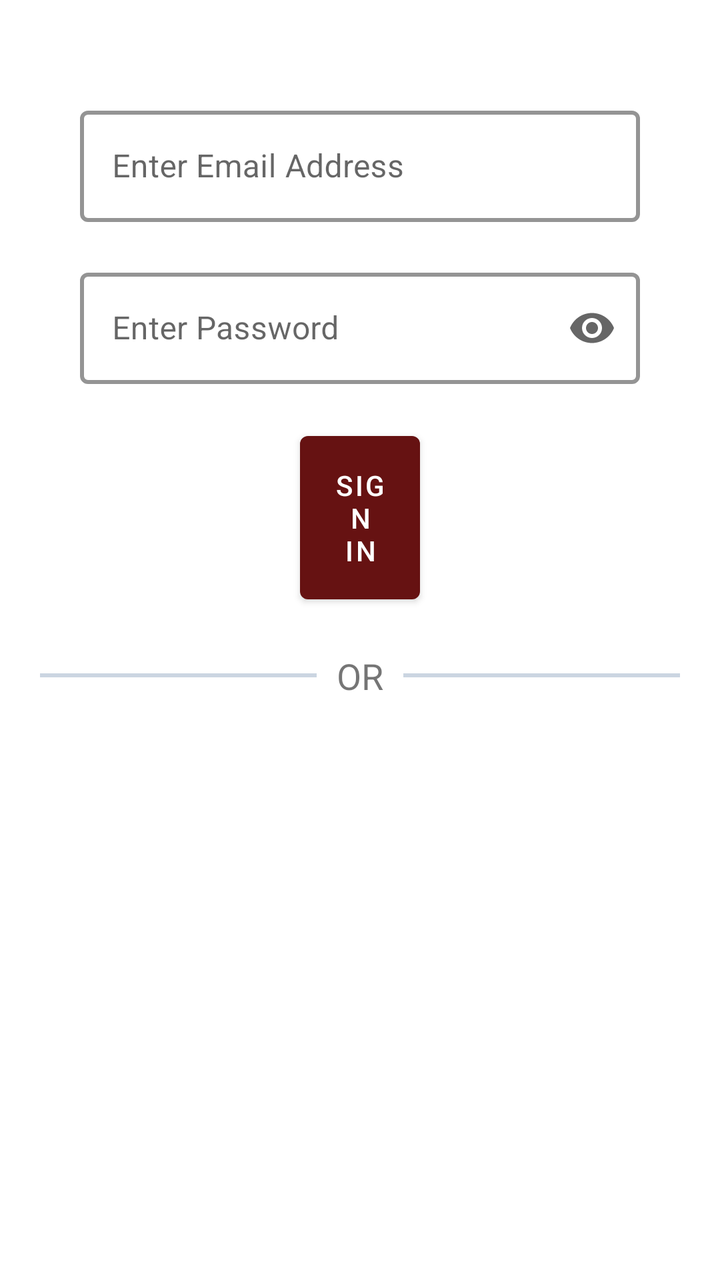
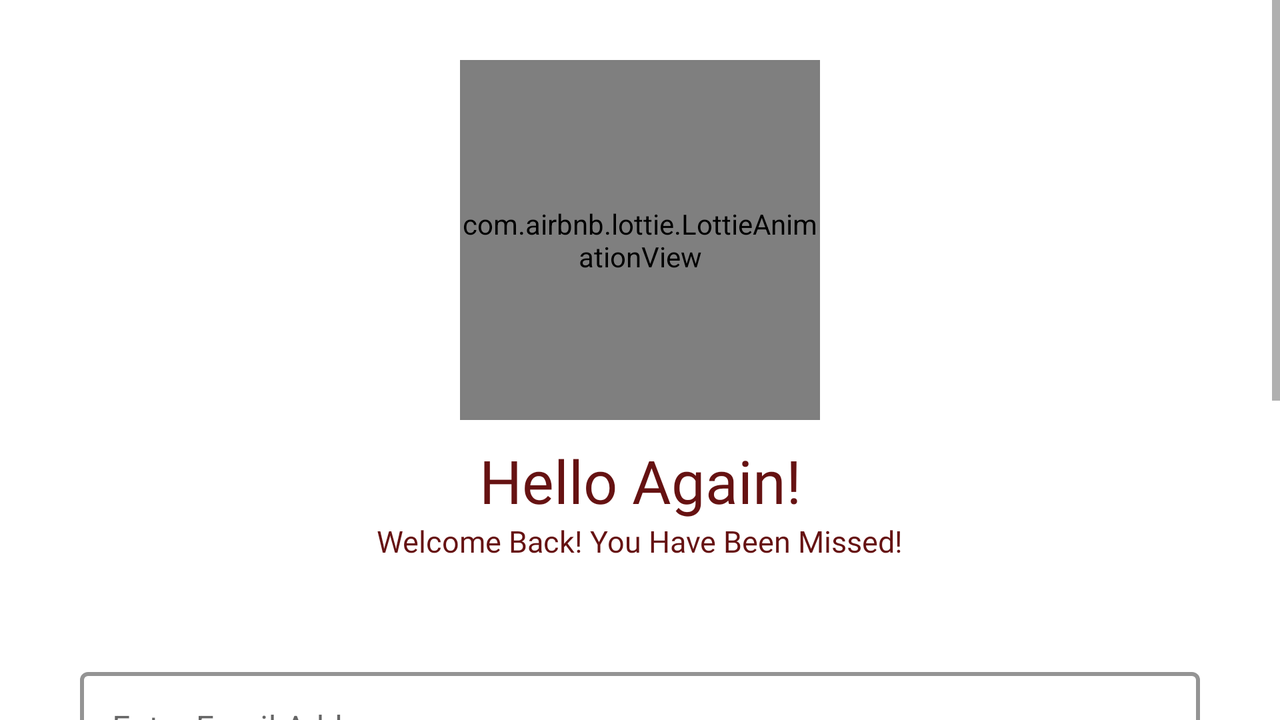

An Android layout and its configuration variant, each rendered on a device that would load it. The default file and the variant file are quoted in full after the pictures.
<!-- AndroidManifest.xml: application theme Theme.FinApt -->
<!-- res/layout/activity_sign_in.xml -->
<?xml version="1.0" encoding="utf-8"?>
<androidx.constraintlayout.widget.ConstraintLayout xmlns:android="http://schemas.android.com/apk/res/android"
    xmlns:app="http://schemas.android.com/apk/res-auto"
    xmlns:tools="http://schemas.android.com/tools"
    android:layout_width="match_parent"
    android:layout_height="match_parent"
    tools:context=".SignInActivity">

    <androidx.constraintlayout.widget.ConstraintLayout
        android:layout_width="match_parent"
        android:layout_height="match_parent"
        android:id="@+id/signInConstraintLayout"
        app:layout_constraintTop_toTopOf="parent"
        app:layout_constraintBottom_toBottomOf="parent"
        app:layout_constraintStart_toStartOf="parent"
        app:layout_constraintEnd_toEndOf="parent"
        >
        <com.google.android.material.textfield.TextInputLayout
            android:id="@+id/emailLayout"
            style="@style/Widget.MaterialComponents.TextInputLayout.OutlinedBox"
            android:hint="@string/enter_email_address"
            android:layout_width="match_parent"
            android:layout_height="wrap_content"
            app:layout_constraintTop_toTopOf="parent"
            app:layout_constraintLeft_toLeftOf="parent"
            app:layout_constraintRight_toRightOf="parent"
            android:layout_marginTop="50dp"
            android:layout_marginHorizontal="40dp"
            app:startIconDrawable="@drawable/ic_baseline_email_24"
            app:boxStrokeColor="@color/color_primary"
            app:boxStrokeWidth="2dp">
            <com.google.android.material.textfield.TextInputEditText
                android:id="@+id/email"
                android:layout_width="match_parent"
                android:layout_height="wrap_content"
                android:inputType="textEmailAddress"
                tools:ignore="InvalidId" />
        </com.google.android.material.textfield.TextInputLayout>

        <com.google.android.material.textfield.TextInputLayout
            android:id="@+id/passwordLayout"
            style="@style/Widget.MaterialComponents.TextInputLayout.OutlinedBox"
            android:hint="@string/enter_password"
            android:layout_width="match_parent"
            android:layout_height="wrap_content"
            app:layout_constraintTop_toBottomOf="@+id/emailLayout"
            app:layout_constraintLeft_toLeftOf="parent"
            app:layout_constraintRight_toRightOf="parent"
            android:layout_marginTop="20dp"
            app:boxStrokeColor="@color/color_primary"
            app:boxStrokeWidth="2dp"
            app:startIconDrawable="@drawable/ic_baseline_lock_24"
            app:endIconMode="password_toggle"
            android:layout_marginHorizontal="40dp">
            <com.google.android.material.textfield.TextInputEditText
                android:id="@+id/password"
                android:layout_width="match_parent"
                android:layout_height="wrap_content"
                android:inputType="textPassword"
                tools:ignore="InvalidId" />
        </com.google.android.material.textfield.TextInputLayout>

        <com.google.android.material.button.MaterialButton
            android:id="@+id/signInButton"
            android:layout_width="match_parent"
            android:layout_height="wrap_content"
            android:layout_marginTop="20dp"
            android:padding="15dp"
            app:layout_constraintTop_toBottomOf="@+id/passwordLayout"
            android:text="@string/sign_in"
            app:rippleColor="@color/white"
            app:layout_constraintLeft_toLeftOf="parent"
            app:layout_constraintRight_toRightOf="parent"
            android:layout_marginHorizontal="150dp"/>

        <LinearLayout
            android:layout_width="match_parent"
            android:layout_height="wrap_content"
            app:layout_constraintTop_toBottomOf="@+id/signInButton"
            app:layout_constraintStart_toStartOf="parent"
            app:layout_constraintEnd_toEndOf="parent"
            android:layout_marginHorizontal="20dp"
            android:layout_marginTop="20dp"
            android:gravity="center"
            >

            <View
                android:layout_height="2dp"
                android:layout_width="160dp"
                android:background="@color/slate_300"
                android:layout_marginEnd="10dp"
                />

            <com.google.android.material.textview.MaterialTextView
                android:layout_width="wrap_content"
                android:layout_height="wrap_content"
                android:text="@string/or"
                android:textSize="18sp"
                />

            <View
                android:layout_height="2dp"
                android:layout_width="160dp"
                android:layout_marginStart="10dp"
                android:background="@color/slate_300"
                />
        </LinearLayout>

    </androidx.constraintlayout.widget.ConstraintLayout>

    <com.airbnb.lottie.LottieAnimationView
        android:id="@+id/loadingAnimation"
        android:layout_width="wrap_content"
        android:layout_height="wrap_content"
        app:lottie_rawRes="@raw/loading"
        app:layout_constraintTop_toTopOf="parent"
        app:layout_constraintBottom_toBottomOf="parent"
        app:layout_constraintStart_toStartOf="parent"
        app:layout_constraintEnd_toEndOf="parent"
        android:visibility="gone"
        app:lottie_autoPlay="true"
        app:lottie_loop="true"
        />

</androidx.constraintlayout.widget.ConstraintLayout>
<!-- resources referenced by this layout -->
<resources>
  <color name="color_primary">#661212</color>
  <color name="slate_300">#cbd5e1</color>
  <color name="white">#FFFFFFFF</color>
  <string name="enter_email_address">Enter Email Address</string>
  <string name="enter_password">Enter Password</string>
  <string name="or">OR</string>
  <string name="sign_in">Sign In</string>
  <style name="Theme.FinApt" parent="Theme.MaterialComponents.DayNight.DarkActionBar">
          
          <item name="colorPrimary">@color/color_primary</item>
          <item name="colorPrimaryVariant">@color/color_primary_variant</item>
          <item name="colorOnPrimary">@color/white</item>
          
          <item name="colorSecondary">@color/color_secondary</item>
          <item name="colorSecondaryVariant">@color/color_primary_secondary_variant</item>
          <item name="colorOnSecondary">@color/black</item>
          
          <item name="android:statusBarColor">?attr/colorPrimaryVariant</item>
          
      </style>
  <color name="color_primary_variant">#661212</color>
  <color name="color_secondary">#121866</color>
  <color name="color_primary_secondary_variant">#121866</color>
  <color name="black">#FF000000</color>
</resources>
<!-- res/layout-land/activity_sign_in.xml (the repository's variant of the layout above) -->
<!-- drawn on the phone turned sideways -->
<?xml version="1.0" encoding="utf-8"?>
<androidx.constraintlayout.widget.ConstraintLayout xmlns:android="http://schemas.android.com/apk/res/android"
    xmlns:app="http://schemas.android.com/apk/res-auto"
    xmlns:tools="http://schemas.android.com/tools"
    android:layout_width="match_parent"
    android:layout_height="match_parent"
    tools:context=".SignInActivity">

    <ScrollView
        android:layout_width="match_parent"
        android:layout_height="match_parent">
    <androidx.constraintlayout.widget.ConstraintLayout
        android:layout_width="match_parent"
        android:layout_height="match_parent"
        android:id="@+id/signInConstraintLayout"
        app:layout_constraintTop_toTopOf="parent"
        app:layout_constraintBottom_toBottomOf="parent"
        app:layout_constraintStart_toStartOf="parent"
        app:layout_constraintEnd_toEndOf="parent"
        >
        <com.airbnb.lottie.LottieAnimationView
            android:id="@+id/profileAnim"
            android:layout_width="180dp"
            android:layout_height="180dp"
            app:lottie_rawRes="@raw/signinprofile"
            app:layout_constraintTop_toTopOf="parent"
            android:layout_marginTop="30dp"
            app:layout_constraintStart_toStartOf="parent"
            app:layout_constraintEnd_toEndOf="parent"
            android:visibility="visible"
            app:lottie_autoPlay="true"
            app:lottie_loop="true"
            />
        <com.google.android.material.textview.MaterialTextView
            android:id="@+id/helloText"
            android:layout_width="wrap_content"
            android:layout_height="wrap_content"
            app:layout_constraintTop_toBottomOf="@+id/profileAnim"
            app:layout_constraintStart_toStartOf="parent"
            app:layout_constraintEnd_toEndOf="parent"
            android:layout_marginTop="10dp"
            android:text="@string/hello_again"
            android:fontFamily="@font/nunito_bold"
            android:textSize="30dp"
            android:textColor="@color/color_primary"/>

        <com.google.android.material.textview.MaterialTextView
            android:id="@+id/missedText"
            android:layout_width="wrap_content"
            android:layout_height="wrap_content"
            app:layout_constraintTop_toBottomOf="@id/helloText"
            app:layout_constraintStart_toStartOf="parent"
            app:layout_constraintEnd_toEndOf="parent"
            android:text="@string/you_have_been_missed"
            android:fontFamily="@font/nunito_semibold"
            android:textSize="15dp"
            android:textColor="@color/color_primary"/>

        <com.google.android.material.textfield.TextInputLayout
            android:id="@+id/emailLayout"
            style="@style/Widget.MaterialComponents.TextInputLayout.OutlinedBox"
            android:hint="@string/enter_email_address"
            android:layout_width="match_parent"
            android:layout_height="wrap_content"
            app:layout_constraintTop_toBottomOf="@id/missedText"
            app:layout_constraintLeft_toLeftOf="parent"
            app:layout_constraintRight_toRightOf="parent"
            android:layout_marginTop="50dp"
            android:layout_marginHorizontal="40dp"
            app:startIconDrawable="@drawable/ic_baseline_email_24"
            app:boxStrokeColor="@color/color_primary"
            app:boxStrokeWidth="2dp">
            <com.google.android.material.textfield.TextInputEditText
                android:id="@+id/email"
                android:layout_width="match_parent"
                android:layout_height="wrap_content"
                android:inputType="textEmailAddress"
                tools:ignore="InvalidId" />
        </com.google.android.material.textfield.TextInputLayout>

        <com.google.android.material.textfield.TextInputLayout
            android:id="@+id/passwordLayout"
            style="@style/Widget.MaterialComponents.TextInputLayout.OutlinedBox"
            android:hint="@string/enter_password"
            android:layout_width="match_parent"
            android:layout_height="wrap_content"
            app:layout_constraintTop_toBottomOf="@+id/emailLayout"
            app:layout_constraintLeft_toLeftOf="parent"
            app:layout_constraintRight_toRightOf="parent"
            android:layout_marginTop="20dp"
            app:boxStrokeColor="@color/color_primary"
            app:boxStrokeWidth="2dp"
            app:startIconDrawable="@drawable/ic_baseline_lock_24"
            app:endIconMode="password_toggle"
            android:layout_marginHorizontal="40dp">
            <com.google.android.material.textfield.TextInputEditText
                android:id="@+id/password"
                android:layout_width="match_parent"
                android:layout_height="wrap_content"
                android:inputType="textPassword"
                tools:ignore="InvalidId" />
        </com.google.android.material.textfield.TextInputLayout>

        <com.google.android.material.button.MaterialButton
            android:id="@+id/signInButton"
            android:layout_width="match_parent"
            android:layout_height="wrap_content"
            android:layout_marginTop="20dp"
            android:padding="15dp"
            app:layout_constraintTop_toBottomOf="@+id/passwordLayout"
            android:text="@string/sign_in"
            app:rippleColor="@color/white"
            app:layout_constraintLeft_toLeftOf="parent"
            app:layout_constraintRight_toRightOf="parent"
            android:layout_marginHorizontal="100dp"/>

        <LinearLayout
            android:layout_width="match_parent"
            android:layout_height="wrap_content"
            app:layout_constraintTop_toBottomOf="@+id/signInButton"
            app:layout_constraintStart_toStartOf="parent"
            app:layout_constraintEnd_toEndOf="parent"
            android:layout_marginHorizontal="20dp"
            android:layout_marginTop="20dp"
            android:gravity="center"
            android:id="@+id/orLinearLayout"
            >

            <View
                android:layout_height="2dp"
                android:layout_width="160dp"
                android:background="@color/slate_300"
                android:layout_marginEnd="10dp"
                />

            <com.google.android.material.textview.MaterialTextView
                android:layout_width="wrap_content"
                android:layout_height="wrap_content"
                android:text="@string/or"
                android:textSize="18sp"
                />

            <View
                android:layout_height="2dp"
                android:layout_width="160dp"
                android:layout_marginStart="10dp"
                android:background="@color/slate_300"
                />
        </LinearLayout>


        <com.google.android.gms.common.SignInButton
            android:id="@+id/googleSignIn"
            android:layout_width="match_parent"
            android:layout_height="wrap_content"
            app:layout_constraintTop_toBottomOf="@id/orLinearLayout"
            app:layout_constraintStart_toStartOf="parent"
            app:layout_constraintEnd_toEndOf="parent"
            android:layout_marginTop="30dp"
            android:layout_marginHorizontal="70dp"
            />

    </androidx.constraintlayout.widget.ConstraintLayout>

    </ScrollView>
    <com.airbnb.lottie.LottieAnimationView
        android:id="@+id/loadingAnimation"
        android:layout_width="wrap_content"
        android:layout_height="wrap_content"
        app:lottie_rawRes="@raw/loading"
        app:layout_constraintTop_toTopOf="parent"
        app:layout_constraintBottom_toBottomOf="parent"
        app:layout_constraintStart_toStartOf="parent"
        app:layout_constraintEnd_toEndOf="parent"
        android:visibility="gone"
        app:lottie_autoPlay="true"
        app:lottie_loop="true"
        />

</androidx.constraintlayout.widget.ConstraintLayout>
<!-- resources referenced by the variant -->
<!-- as the phone turned sideways resolves them -->
<resources>
  <color name="color_primary">#661212</color>
  <color name="slate_300">#cbd5e1</color>
  <color name="white">#FFFFFFFF</color>
  <string name="enter_email_address">Enter Email Address</string>
  <string name="enter_password">Enter Password</string>
  <string name="hello_again">Hello Again!</string>
  <string name="or">OR</string>
  <string name="sign_in">Sign In</string>
  <string name="you_have_been_missed">Welcome Back! You Have Been Missed!</string>
  <style name="Theme.FinApt" parent="Theme.MaterialComponents.DayNight.DarkActionBar">
          
          <item name="colorPrimary">@color/color_primary</item>
          <item name="colorPrimaryVariant">@color/color_primary_variant</item>
          <item name="colorOnPrimary">@color/white</item>
          
          <item name="colorSecondary">@color/color_secondary</item>
          <item name="colorSecondaryVariant">@color/color_primary_secondary_variant</item>
          <item name="colorOnSecondary">@color/black</item>
          
          <item name="android:statusBarColor">?attr/colorPrimaryVariant</item>
          
      </style>
  <color name="color_primary_variant">#661212</color>
  <color name="color_secondary">#121866</color>
  <color name="color_primary_secondary_variant">#121866</color>
  <color name="black">#FF000000</color>
</resources>
